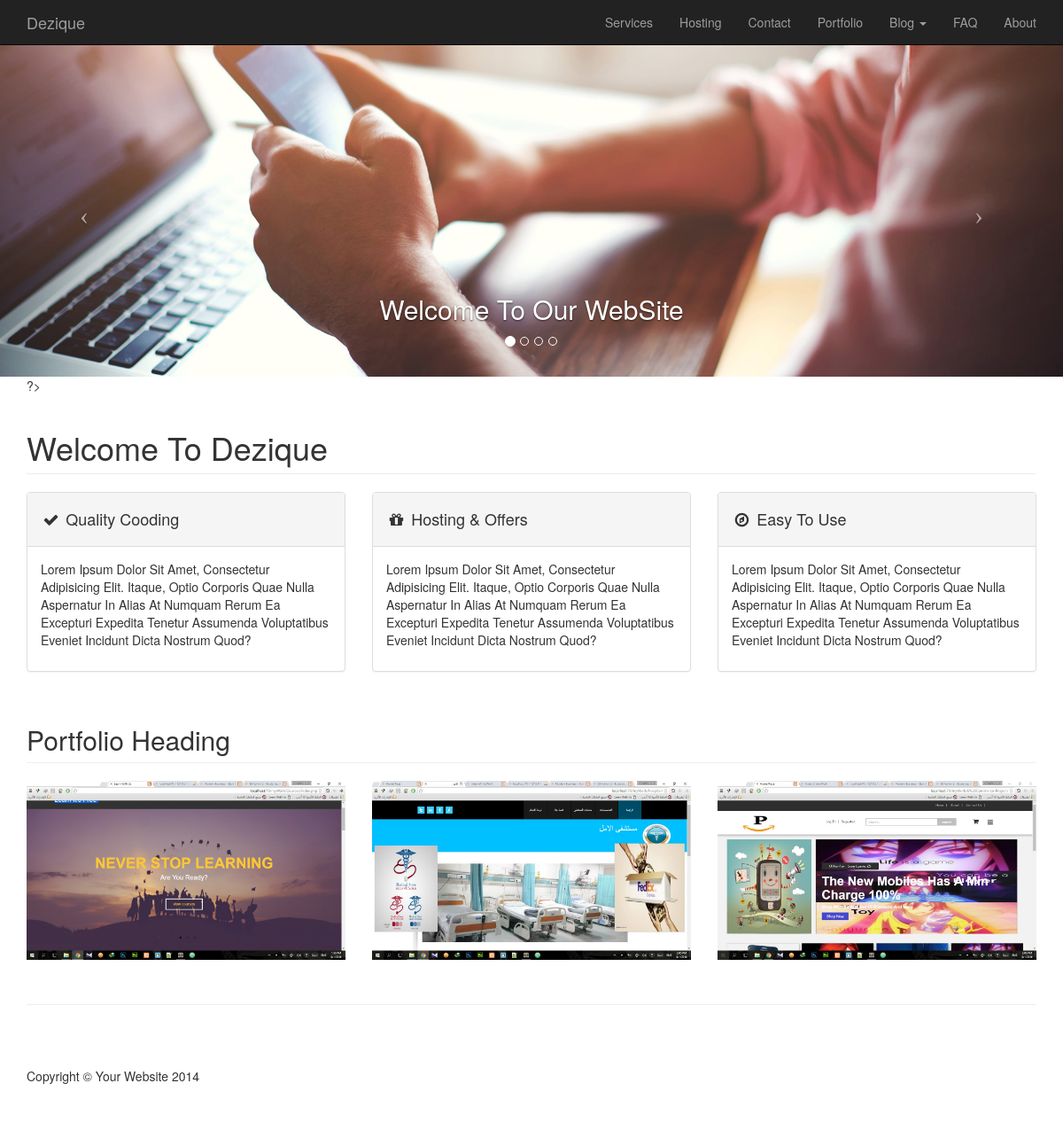
The page / on the database its author committed.
### tables this page shows
CREATE TABLE `whatwedo` (
  `ID` int(11) NOT NULL,
  `Name` varchar(255) NOT NULL,
  `Description` text NOT NULL,
  `Icon` varchar(255) NOT NULL
);

CREATE TABLE `portofolio` (
  `ID` int(11) NOT NULL,
  `Name` varchar(255) NOT NULL,
  `subName` varchar(255) NOT NULL,
  `Description` text NOT NULL,
  `Img` varchar(255) NOT NULL,
  `Details` varchar(255) NOT NULL
);

### index.php (the view, shortened to what this page needs)
<?php
	include "init.php";
    $slidSelect = $conn->prepare("SELECT * FROM services ORDER BY ID DESC LIMIT 3");
    $slidSelect->execute();
    $count = $slidSelect->rowCount();
    if($count > 0){
        $rows = $slidSelect->fetchAll();
    }?>
<header id="myCarousel" class="carousel slide">
    <ol class="carousel-indicators">
        <li data-target="#myCarousel" data-slide-to="0" class="active"></li>
        <li data-target="#myCarousel" data-slide-to="1"></li>
        <li data-target="#myCarousel" data-slide-to="2"></li>
        <li data-target="#myCarousel" data-slide-to="3"></li>
    </ol>
    <div class="carousel-inner">
        <div class="item active">
            <div class="fill" style="background-image:url('Layout/img/slide-2.jpg');"></div>
            <div class="carousel-caption">
                <h2>Welcome to Our WebSite</h2>
            </div>
        </div>
    <?php
        foreach($rows as $row){ ?>
        <div class="item">
            <div class="fill" style="background-image:url('Admin/Layout/img/service_img/<?php echo $row["Img"];?>');"></div>
            <div class="carousel-caption">
                <h2><?php echo $row["Name"]?></h2>
            </div>
        </div>
        <?php }?>
    </div>
    <a class="left carousel-control" href="#myCarousel" data-slide="prev">
        <span class="icon-prev"></span>
    </a>
    <a class="right carousel-control" href="#myCarousel" data-slide="next">
        <span class="icon-next"></span>
    </a>
</header>
<div class="container">
<?php
    $whatSelect = $conn->prepare("SELECT * FROM whatwedo");
    $whatSelect->execute();
    $count = $whatSelect->rowCount();
    if($count > 0){
        $row = $whatSelect->fetchAll();
    }?>
?>
    <div class="row">
        <div class="col-lg-12">
            <h1 class="page-header">
                Welcome To Dezique
            </h1>
        </div>
        <?php
            foreach($row as $weCan){?>
        <div class="col-md-4">
            <div class="panel panel-default">
                <div class="panel-heading">
                    <h4>
                        <?php echo $weCan["Icon"] . ' ';
                              echo $weCan["Name"];
                        ?>
                    </h4>
                </div>
                <div class="panel-body">
                    <p>
                        <?php echo $weCan["Description"]; ?>
                    </p>
                </div>
            </div>
        </div>
        <?php }?>
    </div>
    <?php
        $proSelect = $conn->prepare("SELECT * FROM portofolio");
        $proSelect->execute();
        $count = $proSelect->rowCount();
        if($count > 0){
            $proRrows = $proSelect->fetchAll(); ?>
    <div class="row">
        <div class="col-lg-12">
            <h2 class="page-header">Portfolio Heading</h2>
        </div>
        <?php
            foreach($proRrows as $row){?>
                <div class="col-md-4 col-sm-6">
                    <a href="portfolio-item.php?do=view&ID=<?php echo $row["ID"]?>">
                        <img class="img-responsive img-portfolio img-hover"  src="Admin/Layout/img/projects_img/<?php echo $row["Img"]?>" alt="">
                    </a>
                </div>
        <?php
              }
            }
        ?>
    </div>
    <hr>
</div>
<?php
	include "includes/templates/footer.php";
?>

### Layout/css/modern-business.css (style rules this page uses)
html, body { height: 100%; text-transform: capitalize; }
body { padding-top: 50px; }
.img-portfolio { margin-bottom: 30px; }
header.carousel { height: 50%; }
header.carousel .item, header.carousel .item.active, header.carousel .carousel-inner { height: 100%; }
header.carousel .fill { width: 100%; height: 100%; background-position: center; background-size: cover; }

### rows shown on the page
whatwedo: Name "Quality Cooding", Description "Lorem Ipsum Dolor Sit Amet, Consectetur Adipisicing Elit. Itaque, Optio Corporis Quae Nulla Aspernatur In Alias At Numquam Rerum Ea Excepturi Expedita Tenetur Assumenda Voluptatibus Eveniet Incidunt Dicta Nostrum Quod?"
whatwedo: Name "Hosting & Offers", Description "Lorem Ipsum Dolor Sit Amet, Consectetur Adipisicing Elit. Itaque, Optio Corporis Quae Nulla Aspernatur In Alias At Numquam Rerum Ea Excepturi Expedita Tenetur Assumenda Voluptatibus Eveniet Incidunt Dicta Nostrum Quod?"
whatwedo: Name "Easy To Use", Description "Lorem Ipsum Dolor Sit Amet, Consectetur Adipisicing Elit. Itaque, Optio Corporis Quae Nulla Aspernatur In Alias At Numquam Rerum Ea Excepturi Expedita Tenetur Assumenda Voluptatibus Eveniet Incidunt Dicta Nostrum Quod?"
portofolio: Img (picture)
portofolio: Img (picture)
portofolio: Img (picture)
